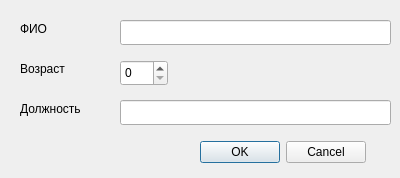
<?xml version="1.0" encoding="UTF-8"?>
<ui version="4.0">
 <class>Personal</class>
 <widget class="QDialog" name="Personal">
  <property name="geometry">
   <rect>
    <x>0</x>
    <y>0</y>
    <width>400</width>
    <height>178</height>
   </rect>
  </property>
  <property name="windowTitle">
   <string>Dialog</string>
  </property>
  <widget class="QLabel" name="label">
   <property name="geometry">
    <rect>
     <x>20</x>
     <y>20</y>
     <width>67</width>
     <height>17</height>
    </rect>
   </property>
   <property name="text">
    <string>ФИО</string>
   </property>
  </widget>
  <widget class="QLabel" name="label_2">
   <property name="geometry">
    <rect>
     <x>20</x>
     <y>60</y>
     <width>60</width>
     <height>17</height>
    </rect>
   </property>
   <property name="text">
    <string>Возраст</string>
   </property>
  </widget>
  <widget class="QLabel" name="label_3">
   <property name="geometry">
    <rect>
     <x>20</x>
     <y>100</y>
     <width>91</width>
     <height>17</height>
    </rect>
   </property>
   <property name="text">
    <string>Должность</string>
   </property>
  </widget>
  <widget class="QDialogButtonBox" name="buttonBox">
   <property name="geometry">
    <rect>
     <x>200</x>
     <y>140</y>
     <width>166</width>
     <height>25</height>
    </rect>
   </property>
   <property name="standardButtons">
    <set>QDialogButtonBox::Cancel|QDialogButtonBox::Ok</set>
   </property>
  </widget>
  <widget class="QLineEdit" name="NameText">
   <property name="geometry">
    <rect>
     <x>120</x>
     <y>20</y>
     <width>271</width>
     <height>25</height>
    </rect>
   </property>
  </widget>
  <widget class="QLineEdit" name="PositionText">
   <property name="geometry">
    <rect>
     <x>120</x>
     <y>100</y>
     <width>271</width>
     <height>25</height>
    </rect>
   </property>
  </widget>
  <widget class="QSpinBox" name="AgeSpinBox">
   <property name="geometry">
    <rect>
     <x>120</x>
     <y>60</y>
     <width>48</width>
     <height>26</height>
    </rect>
   </property>
  </widget>
 </widget>
 <resources/>
 <connections/>
</ui>
